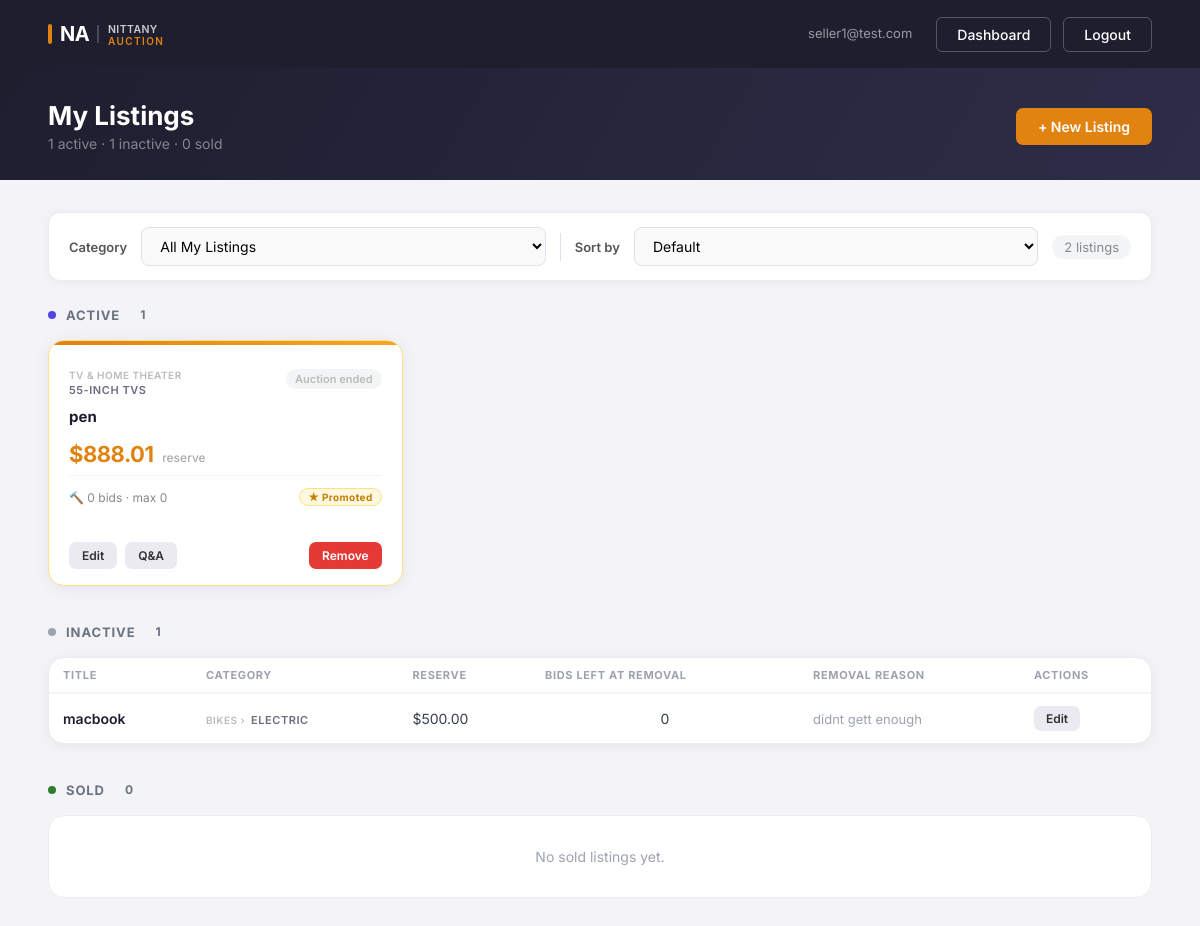
Page /seller/listings (signed in) on the committed database.
### tables this page shows
CREATE TABLE listings (
            listing_id        INTEGER PRIMARY KEY AUTOINCREMENT,
            seller_email      TEXT NOT NULL,
            title             TEXT NOT NULL,
            description       TEXT,
            condition         TEXT,
            category_id       INTEGER,
            reserve_price     REAL NOT NULL,
            auction_stop_time DATETIME NOT NULL,
            status            TEXT DEFAULT 'active',
            removal_reason    TEXT,
            max_bids          INTEGER DEFAULT 0,
            created_at        DATETIME DEFAULT CURRENT_TIMESTAMP
        , promoted INTEGER DEFAULT 0, promoted_at DATETIME, promotion_fee REAL, remaining_bids_at_removal INTEGER);

CREATE TABLE categories (
    category_id   INTEGER PRIMARY KEY AUTOINCREMENT,
    category_name TEXT NOT NULL
, parent_category TEXT);

### app.py (the view)
@app.route("/seller/listings")
def seller_listings():
    guard = role_required("seller")
    if guard:
        return guard
    category_id     = request.args.get("category_id", type=int)
    parent_category = request.args.get("parent_category", "").strip()
    sort            = request.args.get("sort", "").strip()
    sort_options = {
        "time_asc":   "l.auction_stop_time ASC",
        "time_desc":  "l.auction_stop_time DESC",
        "price_asc":  "l.reserve_price ASC",
        "price_desc": "l.reserve_price DESC",
        "bids_desc":  "bid_count DESC",
        "bids_asc":   "bid_count ASC",
    }
    order_sql = "ORDER BY l.promoted DESC, " + sort_options.get(sort, "l.auction_stop_time ASC")
    with sqlite3.connect("nittanyauction.db") as conn:
        conn.row_factory = sqlite3.Row
        all_cats = conn.execute(
            "SELECT * FROM categories ORDER BY parent_category, category_name"
        ).fetchall()
        grouped_categories = {}
        for cat in all_cats:
            p = cat["parent_category"] or "Other"
            grouped_categories.setdefault(p, []).append(dict(cat))
        base = """
            SELECT l.*,
                   c.category_name AS category,
                   c.parent_category,
                   (SELECT COUNT(*) FROM bids WHERE listing_id = l.listing_id) AS bid_count
            FROM listings l
            LEFT JOIN categories c ON l.category_id = c.category_id
            WHERE l.seller_email = ?
        """
        params = [session["email"]]
        if category_id:
            base += " AND l.category_id = ?"
            params.append(category_id)
        elif parent_category:
            base += " AND c.parent_category = ?"
            params.append(parent_category)
        all_rows = conn.execute(base + " " + order_sql, params).fetchall()
    active   = [r for r in all_rows if r["status"] == "active"]
    inactive = [r for r in all_rows if r["status"] == "inactive"]
    sold     = [r for r in all_rows if r["status"] == "sold"]
    return render_template("seller_listings.html",
                           active=active,
                           inactive=inactive,
                           sold=sold,
                           email=session["email"],
                           sort=sort,
                           grouped_categories=grouped_categories,
                           selected_category=category_id,
                           selected_parent=parent_category)

### app.py (called while the page is built)
def role_required(role):
    if session.get("role") != role:
        flash(f"Please log in as {role} to access that page.", "error")
        return redirect("/login")
    return None

### templates/seller_listings.html (shortened to what this page needs)
<!DOCTYPE html>
<html>
<head>
    <link rel="stylesheet" href="{{ url_for('static', filename='style.css') }}">
</head>
<body>
    <nav class="first-navbar">
        <a href="/dashboard"><img src="{{ url_for('static', filename='logo.svg') }}" alt="NittanyAuction" height="36"></a>
        <div class="nav-links">
            <span class="nav-user">{{ email }}</span>
            <a href="/seller">Dashboard</a>
            <a href="/logout">Logout</a>
        </div>
    </nav>
    <div class="page-banner">
        <div class="page-banner-inner">
            <div>
                <h2>My Listings</h2>
                <p>{{ active|length }} active · {{ inactive|length }} inactive · {{ sold|length }} sold</p>
            </div>
            <a href="/seller/listings/new" class="btn-primary">+ New Listing</a>
        </div>
    </div>
    <div class="content-wrap">
        <div class="browse-filter-bar">
            <label for="cat">Category</label>
            <select id="cat">
                <option value="">All My Listings</option>
            </select>
            <label for="sort-sel">Sort by</label>
            <select id="sort-sel">
                <option value=""           {% if not sort %}selected{% endif %}>Default</option>
            </select>
            <span class="result-count">
                {{ (active|length) + (inactive|length) + (sold|length) }} listing{{ 's' if (active|length + inactive|length + sold|length) != 1 }}
            </span>
        </div>
        <div class="sl-section">
            <div class="sl-section-head">
                <div class="sl-section-head-dot dot-active"></div>
                <h3>Active</h3>
                <span class="sl-section-count">{{ active|length }}</span>
            </div>
            {% if active %}
            <div class="listing-grid">
                {% for listing in active %}
                <div class="listing-card{% if listing['promoted'] %} listing-card-promoted{% endif %}">
                    <div class="listing-card-accent"></div>
                    <div class="listing-card-body">
                        <div class="listing-card-top">
                            <div class="listing-card-category">
                                {% if listing['parent_category'] %}
                                    <span class="cat-parent">{{ listing['parent_category'] }}</span>
                                {% endif %}
                                <span class="cat-name">{{ listing['category'] or 'General' }}</span>
                            </div>
                            <span class="listing-card-timer" data-end="{{ listing['auction_stop_time'] }}">⏱ …</span>
                        </div>
                        <div class="listing-card-title">{{ listing['title'] }}</div>
                        <div class="listing-card-price">
                            ${{ "%.2f"|format(listing['reserve_price']) }}
                            <span>reserve</span>
                        </div>
                        <div class="listing-card-footer">
                            <span class="listing-card-bids">
                                🔨 {{ listing['bid_count'] }} bid{{ 's' if listing['bid_count'] != 1 }}
                                · max {{ listing['max_bids'] }}
                            </span>
                            {% if listing['promoted'] %}
                            <span class="listing-card-promoted-badge">★ Promoted</span>
                            {% endif %}
                        </div>
                    </div>
                    <div class="listing-card-actions">
                        {% if listing['bid_count'] == 0 %}
                        <a href="/seller/listings/{{ listing['listing_id'] }}/edit" class="btn-secondary">Edit</a>
                        {% endif %}
                        <a href="/seller/listings/{{ listing['listing_id'] }}/questions" class="btn-secondary">Q&A</a>
                        <a href="/seller/listings/{{ listing['listing_id'] }}/remove" class="btn-danger">Remove</a>
                    </div>
                </div>
                {% endfor %}
            </div>
            {% else %}
            <div class="empty-card">
                No active listings{% if selected_category or selected_parent %} in this category{% endif %}.
                <a href="/seller/listings/new" style="color:#e08311;">Create one →</a>
            </div>
            {% endif %}
        </div>
        <div class="sl-section">
            <div class="sl-section-head">
                <div class="sl-section-head-dot dot-inactive"></div>
                <h3>Inactive</h3>
                <span class="sl-section-count">{{ inactive|length }}</span>
            </div>
            {% if inactive %}
            <div class="sl-table-wrap">
                <table class="sl-table">
                    <thead>
                        <tr>
                            <th>Title</th>
                            <th>Category</th>
                            <th>Reserve</th>
                            <th>Bids Left at Removal</th>
                            <th>Removal Reason</th>
                            <th>Actions</th>
                        </tr>
                    </thead>
                    <tbody>
                        {% for listing in inactive %}
                        <tr>
                            <td style="font-weight:600; color:#1e1e2f;">{{ listing['title'] }}</td>
                            <td>
                                {% if listing['parent_category'] %}<span class="cat-parent" style="margin-right:2px;">{{ listing['parent_category'] }} ›</span>{% endif %}
                                <span class="cat-name">{{ listing['category'] or '—' }}</span>
                            </td>
                            <td>${{ "%.2f"|format(listing['reserve_price']) }}</td>
                            <td style="text-align:center; color:#374151;">
                                {% if listing['remaining_bids_at_removal'] is not none %}
                                    {{ listing['remaining_bids_at_removal'] }}
                                {% else %}—{% endif %}
                            </td>
                            <td style="color:#9ca3af; font-size:13px;">{{ listing['removal_reason'] or '—' }}</td>
                            <td>
                                <a href="/seller/listings/{{ listing['listing_id'] }}/edit" class="btn-secondary" style="font-size:12px; padding:5px 12px;">Edit</a>
                            </td>
                        </tr>
                        {% endfor %}
                    </tbody>
                </table>
            </div>
            {% else %}
            <div class="empty-card">No inactive listings.</div>
            {% endif %}
        </div>
        <div class="sl-section">
            <div class="sl-section-head">
                <div class="sl-section-head-dot dot-sold"></div>
                <h3>Sold</h3>
                <span class="sl-section-count">{{ sold|length }}</span>
            </div>
            {% if sold %}
            <div class="sl-table-wrap">
                <table class="sl-table">
                    <thead>
                        <tr>
                            <th>Title</th>
                            <th>Category</th>
                            <th>Reserve</th>
                            <th>Max Bids</th>
                            <th>Created</th>
                        </tr>
                    </thead>
                    <tbody>
                        {% for listing in sold %}
                        <tr>
                            <td style="font-weight:600; color:#1e1e2f;">{{ listing['title'] }}</td>
                            <td>
                                {% if listing['parent_category'] %}<span class="cat-parent" style="margin-right:2px;">{{ listing['parent_category'] }} ›</span>{% endif %}
                                <span class="cat-name">{{ listing['category'] or '—' }}</span>
                            </td>
                            <td>${{ "%.2f"|format(listing['reserve_price']) }}</td>
                            <td>{{ listing['max_bids'] }}</td>
                            <td style="color:#9ca3af;">{{ listing['created_at'][:10] }}</td>
                        </tr>
                        {% endfor %}
                    </tbody>
                </table>
            </div>
            {% else %}
            <div class="empty-card">No sold listings yet.</div>
            {% endif %}
        </div>
    </div>
</body>
</html>

### templates/seller_listings.html (style rules this page uses)
.listing-card-actions { padding: 10px 20px 16px; display: flex; gap: 8px; align-items: center; }
.listing-card-actions .btn-secondary, .listing-card-actions .btn-danger, .listing-card-actions a, .listing-card-actions span { font-size: 12px !important; padding: 6px 13px !important; }
.listing-card-actions .btn-danger { margin-left: auto; }
.sl-section { margin-bottom: 36px; }
.sl-section-head { display: flex; align-items: center; gap: 10px; margin-bottom: 16px; }
.sl-section-head h3 { font-size: 13px; font-weight: 700; text-transform: uppercase; letter-spacing: 0.07em; color: #6b7280; margin: 0; }
.sl-section-count { font-size: 12px; font-weight: 700; background: #f3f4f6; color: #6b7280; padding: 2px 10px; border-radius: 20px; }
.sl-section-head-dot { width: 8px; height: 8px; border-radius: 50%; flex-shrink: 0; }
.dot-active { background: #4f46e5; }
.dot-inactive { background: #9ca3af; }
.dot-sold { background: #2e7d32; }
.sl-table-wrap { background: #fff; border-radius: 16px; border: 1px solid #ebebf2; box-shadow: 0 2px 12px rgba(0,0,0,0.06); overflow: hidden; }
.sl-table { width: 100%; border-collapse: collapse; font-size: 14px; }
.sl-table th { text-align: left; padding: 10px 14px; font-size: 11px; font-weight: 700; color: #9ca3af; text-transform: uppercase; letter-spacing: 0.06em; border-bottom: 2px solid #f3f4f6; }
.sl-table td { padding: 12px 14px; border-bottom: 1px solid #f9fafb; color: #374151; vertical-align: middle; }
.sl-table tr:last-child td { border-bottom: none; }
.empty-card { background: #fff; border-radius: 16px; border: 1px solid #ebebf2; padding: 32px; text-align: center; color: #9ca3af; font-size: 14px; }

### rows in the picture
listings: parent_category "TV & HOME THEATER", category_name "55-INCH TVS", title "pen", reserve_price "888.01", bid_count "0", bid_count "s", max_bids "0", promoted "★ Promoted"
listings: title "macbook", parent_category "BIKES", category_name "ELECTRIC", reserve_price "500.00", remaining_bids_at_removal "0", removal_reason "didnt gett enough"

### other values in the picture
{{ email }} "seller1@test.com"
{{ active|length }} "1"
{{ inactive|length }} "1"
{{ sold|length }} "0"
{{ (active|length) + (inactive|length) + (sold|length) }} "2"
{{ 's' if (active|length + inactive|length + sold|length) != 1 }} "s"
